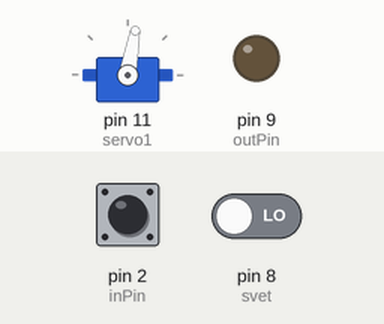
A sketch run on a simulated Arduino Uno, built with avr-gcc and run on an emulated ATmega328P. On the bench: servo, output pins drawn as LEDs (lit = HIGH). The test bench sets the inputs (shaded band); at power-on: pin 8 (svet) LOW, pin 2 (inPin) HIGH.

Above: at 1.2 s.
1.3 s: pin 8 (svet) driven HIGH
At 2.5 s:
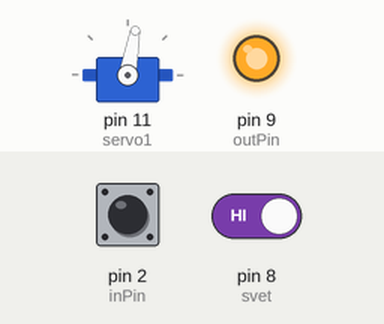
2.8 s: pin 8 (svet) driven LOW
At 3.9 s:
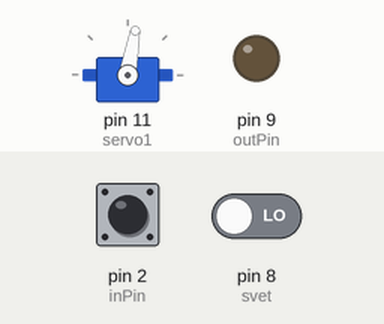
Timing chart, 0 to 5.8 s (numbered marks = the images above; inputs shaded):
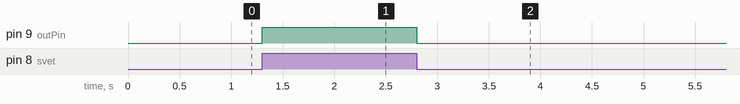

Measured:
- after the input at 1.3 s, pin 9 (outPin): LOW → HIGH at once
- after the input at 2.8 s, pin 9 (outPin): HIGH → LOW at once

The sketch:

bank.ino
```cpp
#include <Servo.h>
int signaldown = 10;
int svet = 8;
int signalup = 12;
int inPin = 2;                   // пин для подключения датчика холла
int inPin1 = 3;                   // пин для подключения датчика холла
int outPin = 9;                   // пин для подключения светодиода
Servo servo1;

void setup()
{
  servo1.attach(11);   // Сервопривод сектор 1 пин 11
  servo1.write(80);     // Сервопривод сектор 1 положение 0
  pinMode(signalup, INPUT);
  pinMode(signaldown, INPUT);
  pinMode(inPin, INPUT);
  pinMode(inPin1, INPUT);
  pinMode(svet, INPUT);
  pinMode(outPin, OUTPUT);
  Serial.begin(9600);
}

void loop()
{

if( digitalRead(inPin) == LOW  && digitalRead(inPin1) == LOW ) // если кнопка тач и кнопка помада нажаты одновременно
{
    servo1.write(0);
}
else
{
  servo1.write(80);
}


if(digitalRead(svet) == HIGH ) // если кнопка тач и кнопка помада нажаты одновременно
{
    digitalWrite(outPin, HIGH);
    }
else
{
    digitalWrite(outPin, LOW);
}}
```
